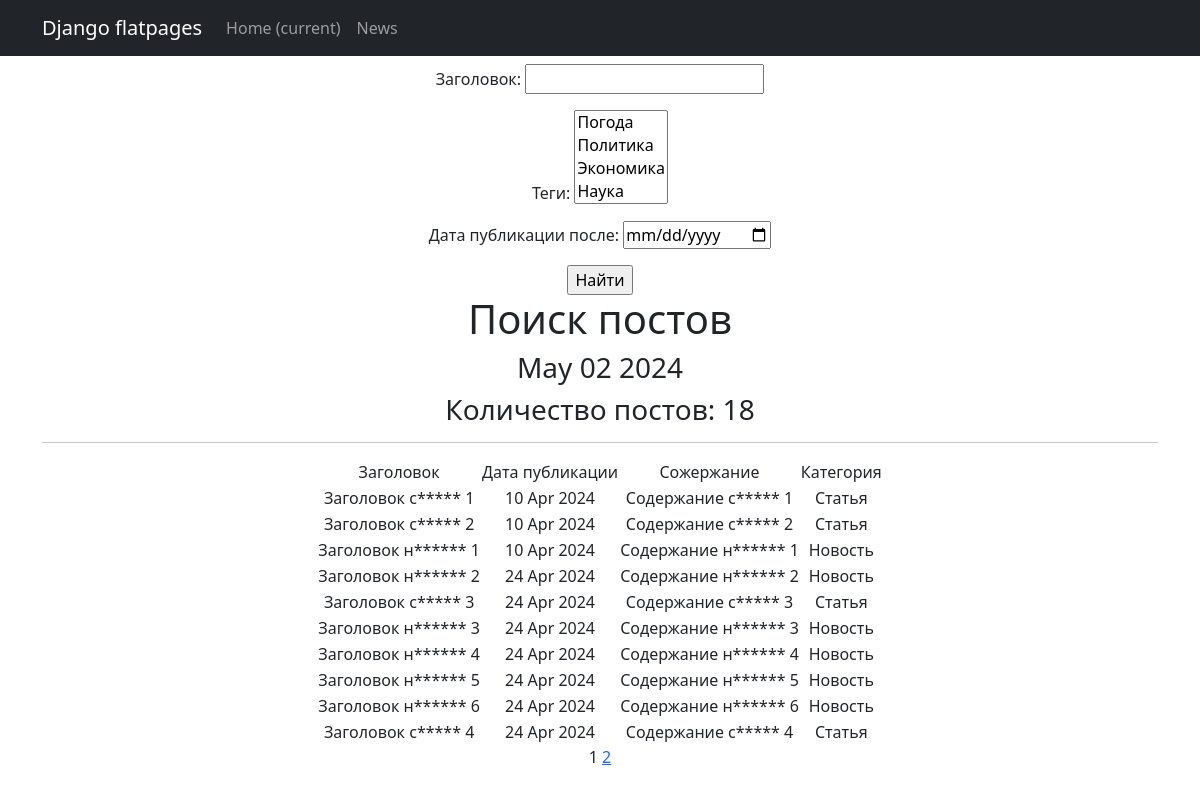
The app's page /news/search/ with its own data.
### NewsPaper/news/models.py (models this page shows, shortened)
class Category(models.Model):
    tag = models.CharField(max_length=255, unique=True)
    def __str__(self):
        return self.tag

class Post(models.Model):
    author = models.ForeignKey(Author, on_delete=models.CASCADE, related_name='posts')
    genre = models.CharField(max_length=2, choices=GENRE, default=news)
    post_time_in = models.DateTimeField(auto_now_add=True)
    post_category = models.ManyToManyField(Category, through='PostCategory')
    title = models.CharField(max_length=255)
    text = models.TextField()
    rating = models.IntegerField(default=0)

### NewsPaper/news/views.py (the view)
# urls.py: path('search/', views.PostSearch.as_view(), name='post_search'),
class PostSearch(ListView):
    model = Post
    ordering = 'post_time_in'
    template_name = 'search.html'
    context_object_name = 'posts'
    paginate_by = 10
    def get_queryset(self):
        queryset = super().get_queryset()
        self.filterset = PostFilter(self.request.GET, queryset)
        return self.filterset.qs
    def get_context_data(self, **kwargs):
        context = super().get_context_data(**kwargs)
        context['filterset'] = self.filterset
        return context

### NewsPaper/news/templatetags/custom_filters.py (called while the page is built)
@register.filter()
def censor(value):
    for i in censor_list:
        value = value.replace(i[1:], '*' * len(i[1:]))
    return value

### NewsPaper/news/templatetags/custom_tags.py (called while the page is built)
@register.simple_tag()
def current_time(format_string='%b %d %Y'):
    return datetime.utcnow().strftime(format_string)

@register.simple_tag(takes_context=True)
def url_replace(context, **kwargs):
    d = context['request'].GET.copy()
    for k, v in kwargs.items():
        d[k] = v
    return d.urlencode()

### NewsPaper/templates/search.html (shortened to what this page needs)
{% extends 'flatpages/default.html' %}
{% load custom_filters %}
{% load custom_tags %}
{% block content %}
    <form action="" method="get">
        {{ filterset.form.as_p }}
        <input type="submit" value="Найти" />
    </form>
    <h1>Поиск постов</h1>
    <h3>{% current_time '%b %d %Y' %}</h3>
    <h3>Количество постов: {{ paginator.count }}</h3>
    <hr>
    {% if posts %}
        <table align = 'center'>
            <tr>
                <td>Заголовок</td>
                <td>Дата публикации</td>
                <td>Сожержание</td>
                <td>Категория</td>
            </tr>
            {% for post in posts %}
            <tr>
                <td>{{ post.title|censor }}</td>
                <td>{{ post.post_time_in|date:'d M Y' }}</td>
                <td>{{ post.text|truncatechars:20|censor }}</td>
                <td>{{ post.get_genre_display }}</td>
            </tr>
            {% endfor %}
        </table>
    {% else %}
        <h2>Постов нет!</h2>
    {% endif %}
    {{ page_obj.number }}
    {% if page_obj.has_next %}
        <a href="?{% url_replace page=page_obj.next_page_number %}">{{ page_obj.next_page_number }}</a>
    {% endif %}
{% endblock content %}

### records on screen
Category: tag "Погода / Политика / Экономика / Наука"
Post: title|censor "Заголовок с***** 1", post_time_in "10 Apr 2024", text|censor "Содержание с***** 1", genre "Статья"
Post: title|censor "Заголовок с***** 2", post_time_in "10 Apr 2024", text|censor "Содержание с***** 2", genre "Статья"
Post: title|censor "Заголовок н****** 1", post_time_in "10 Apr 2024", text|censor "Содержание н****** 1", genre "Новость"
Post: title|censor "Заголовок н****** 2", post_time_in "24 Apr 2024", text|censor "Содержание н****** 2", genre "Новость"
Post: title|censor "Заголовок с***** 3", post_time_in "24 Apr 2024", text|censor "Содержание с***** 3", genre "Статья"
Post: title|censor "Заголовок н****** 3", post_time_in "24 Apr 2024", text|censor "Содержание н****** 3", genre "Новость"
Post: title|censor "Заголовок н****** 4", post_time_in "24 Apr 2024", text|censor "Содержание н****** 4", genre "Новость"
Post: title|censor "Заголовок н****** 5", post_time_in "24 Apr 2024", text|censor "Содержание н****** 5", genre "Новость"
Post: title|censor "Заголовок н****** 6", post_time_in "24 Apr 2024", text|censor "Содержание н****** 6", genre "Новость"
Post: title|censor "Заголовок с***** 4", post_time_in "24 Apr 2024", text|censor "Содержание с***** 4", genre "Статья"

### other values on screen
{{ paginator.count }} "18"
{{ page_obj.number }} "1"
{{ page_obj.next_page_number }} "2"
